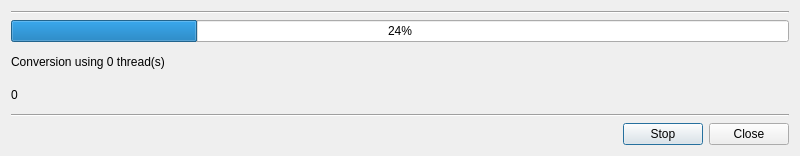
<?xml version="1.0" encoding="UTF-8"?>
<ui version="4.0">
 <class>ConversionDialog</class>
 <widget class="QDialog" name="ConversionDialog">
  <property name="geometry">
   <rect>
    <x>0</x>
    <y>0</y>
    <width>800</width>
    <height>156</height>
   </rect>
  </property>
  <property name="windowTitle">
   <string>JPEG2000 Conversion</string>
  </property>
  <layout class="QVBoxLayout" name="verticalLayout_2">
   <item>
    <widget class="Line" name="line_1">
     <property name="orientation">
      <enum>Qt::Horizontal</enum>
     </property>
    </widget>
   </item>
   <item>
    <layout class="QVBoxLayout" name="verticalLayout">
     <item>
      <layout class="QHBoxLayout" name="horizontalLayout_4">
       <item>
        <widget class="QProgressBar" name="progressBar">
         <property name="value">
          <number>24</number>
         </property>
         <property name="format">
          <string notr="true">%p%</string>
         </property>
        </widget>
       </item>
      </layout>
     </item>
     <item>
      <layout class="QHBoxLayout" name="horizontalLayout_2">
       <item>
        <widget class="QLabel" name="labelThreadCount">
         <property name="text">
          <string notr="true">Conversion using 0 thread(s) </string>
         </property>
        </widget>
       </item>
       <item>
        <spacer name="horizontalSpacer_1">
         <property name="orientation">
          <enum>Qt::Horizontal</enum>
         </property>
         <property name="sizeHint" stdset="0">
          <size>
           <width>40</width>
           <height>20</height>
          </size>
         </property>
        </spacer>
       </item>
      </layout>
     </item>
     <item>
      <layout class="QHBoxLayout" name="horizontalLayout_3">
       <item>
        <widget class="QLabel" name="labelTotal">
         <property name="minimumSize">
          <size>
           <width>0</width>
           <height>0</height>
          </size>
         </property>
         <property name="text">
          <string notr="true">0</string>
         </property>
        </widget>
       </item>
       <item>
        <spacer name="horizontalSpacer_2">
         <property name="orientation">
          <enum>Qt::Horizontal</enum>
         </property>
         <property name="sizeHint" stdset="0">
          <size>
           <width>40</width>
           <height>20</height>
          </size>
         </property>
        </spacer>
       </item>
      </layout>
     </item>
    </layout>
   </item>
   <item>
    <widget class="Line" name="line_2">
     <property name="orientation">
      <enum>Qt::Horizontal</enum>
     </property>
    </widget>
   </item>
   <item>
    <layout class="QHBoxLayout" name="horizontalLayout">
     <item>
      <spacer name="horizontalSpacer_3">
       <property name="orientation">
        <enum>Qt::Horizontal</enum>
       </property>
       <property name="sizeHint" stdset="0">
        <size>
         <width>40</width>
         <height>20</height>
        </size>
       </property>
      </spacer>
     </item>
     <item>
      <widget class="QPushButton" name="buttonStop">
       <property name="text">
        <string>Stop</string>
       </property>
      </widget>
     </item>
     <item>
      <widget class="QPushButton" name="buttonClose">
       <property name="text">
        <string>Close</string>
       </property>
      </widget>
     </item>
    </layout>
   </item>
  </layout>
 </widget>
 <resources/>
 <connections/>
</ui>
